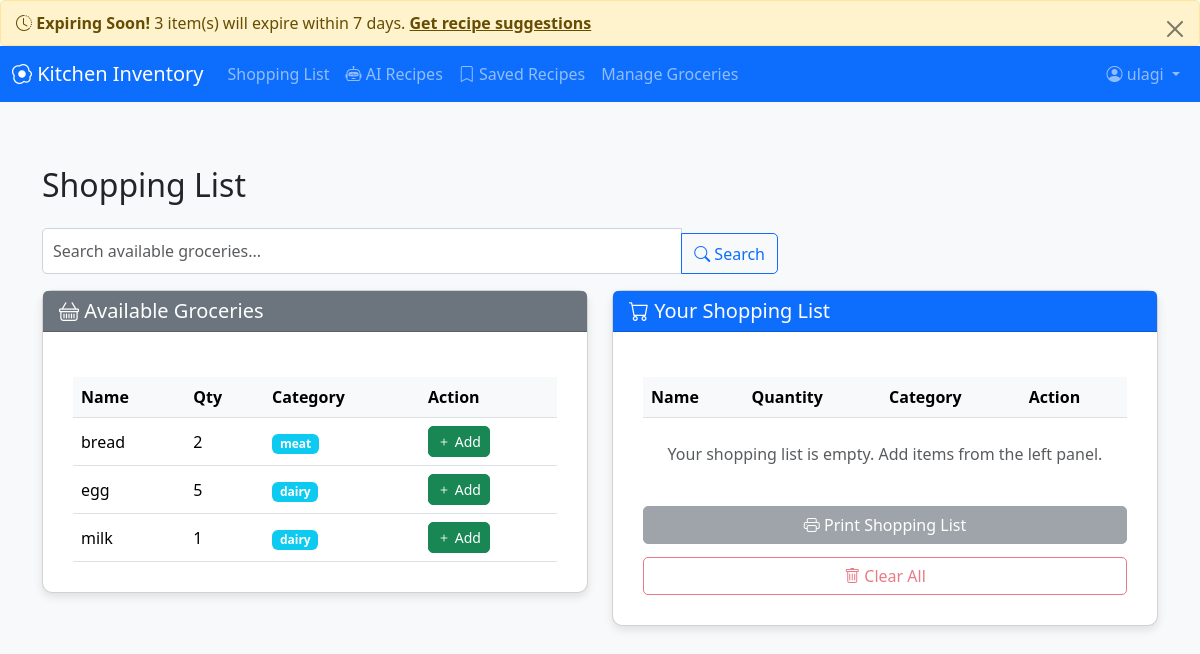
The page /shopping/ (signed in) on the database as committed earlier.
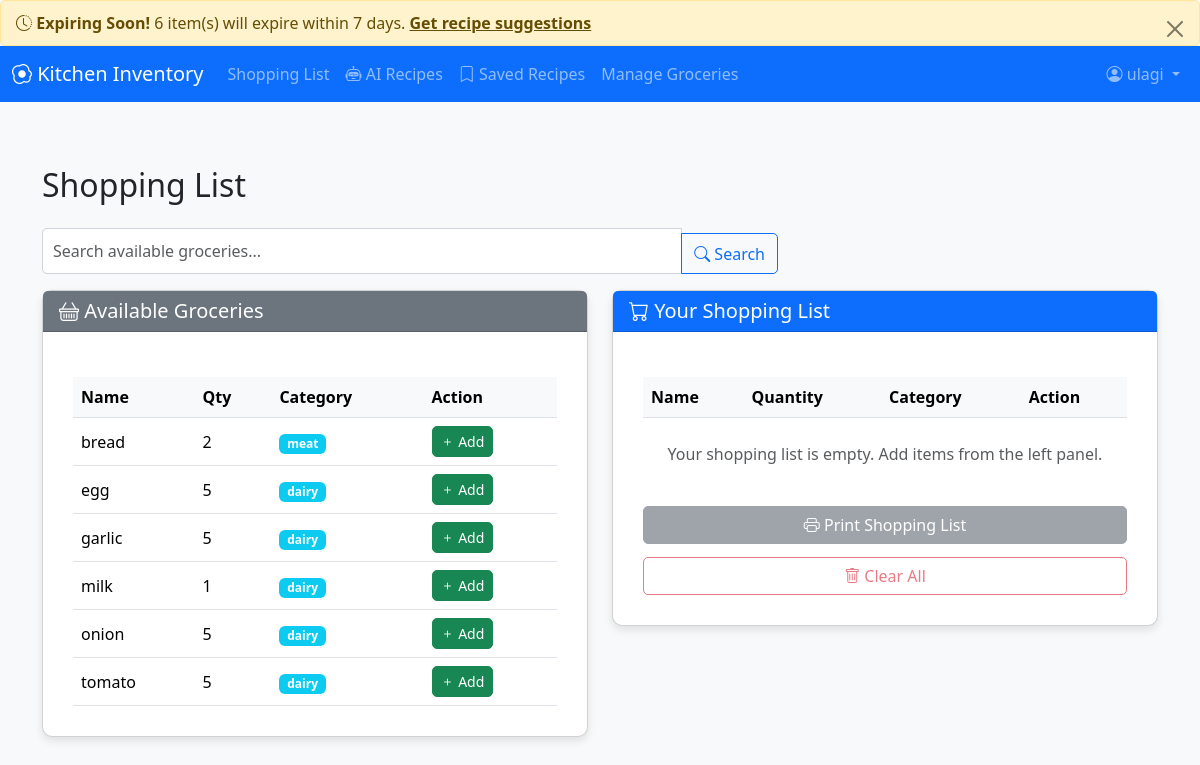
The same page on the database as committed later.
### food/models.py (models this page shows, shortened)
class Grocery(models.Model):
    grocery_name = models.CharField(max_length=200)
    ex_date = models.DateField()
    quantity = models.PositiveIntegerField(default=1)
    grocerie_type = models.ForeignKey(GroceryType, on_delete=models.CASCADE)
    user = models.ForeignKey(User, on_delete=models.CASCADE)
    class Meta:
        db_table = 'food_groceries'  # matches existing table

class GroceryType(models.Model):
    type_name = models.CharField(max_length=100)
    class Meta:
        db_table = 'food_groceries_type'  # matches existing table

### food/views.py (the view)
# urls.py: path('shopping/', views.shopping_list, name='shopping'),
@login_required
def shopping_list(request):
    search_query = request.GET.get('search', '').strip()
    shop_list = ShoppingList.objects.filter(user=request.user).select_related('grocery', 'grocery__grocerie_type')
    groceries = Grocery.objects.filter(user=request.user).select_related('grocerie_type')
    if search_query:
        groceries = groceries.filter(
            Q(grocery_name__icontains=search_query) |
            Q(grocerie_type__type_name__icontains=search_query)
        )
    groceries = groceries.order_by('grocery_name')
    return render(request, 'food/shopping.html', {
        'shop_list': shop_list,
        'groceries': groceries,
        'search_query': search_query
    })

### core/authentication.py (called while the page is built)
    def get_user(self, user_id):
        try:
            return User.objects.get(pk=user_id)
        except User.DoesNotExist:
            return None

### food/views.py (called while the page is built)
def get_expiry_warnings(user):
    today = date.today()
    expired = Grocery.objects.filter(
        user=user,
        ex_date__lt=today
    ).select_related('grocerie_type')
    expiring_soon = Grocery.objects.filter(
        user=user,
        ex_date__gte=today,
        ex_date__lte=today + timedelta(days=7)
    ).select_related('grocerie_type')
    return {
        'expired': expired,
        'expiring_soon': expiring_soon,
        'expired_count': expired.count(),
        'expiring_soon_count': expiring_soon.count()
    }

def add_expiry_warnings(request):
    if request.user.is_authenticated:
        warnings = get_expiry_warnings(request.user)
        return {'expiry_warnings': warnings}
    return {}

### templates/food/shopping.html (shortened to what this page needs)
{% extends 'food/base.html' %}
{% block content %}
<h2 class="mb-4">Shopping List</h2>
<form method="get" class="row mb-3">
    <div class="col-md-8">
        <div class="input-group">
            <input type="search"
                   class="form-control"
                   placeholder="Search available groceries..."
                   id="searchInput"
                   name="search"
                   value="{{ search_query|default:'' }}">
            <button type="submit" class="btn btn-outline-primary">
                <i class="bi bi-search"></i> Search
            </button>
        </div>
    </div>
</form>
<div class="row">
    <div class="col-md-6 mb-4">
        <div class="card">
            <div class="card-header bg-secondary text-white">
                <h5 class="mb-0"><i class="bi bi-basket"></i> Available Groceries</h5>
            </div>
            <div class="card-body">
                <div class="table-responsive" style="max-height: 500px; overflow-y: auto;">
                    <table class="table table-hover align-middle mb-0">
                        <thead class="table-light sticky-top">
                            <tr>
                                <th>Name</th>
                                <th>Qty</th>
                                <th>Category</th>
                                <th>Action</th>
                            </tr>
                        </thead>
                        <tbody>
                            {% for grocery in groceries %}
                            <tr>
                                <td>{{ grocery.grocery_name }}</td>
                                <td>{{ grocery.quantity }}</td>
                                <td><span class="badge bg-info">{{ grocery.grocerie_type.type_name }}</span></td>
                                <td>
                                    <button class="btn btn-sm btn-success add-btn"
                                            data-id="{{ grocery.id }}"
                                            data-name="{{ grocery.grocery_name }}"
                                            data-qty="{{ grocery.quantity }}"
                                            data-category="{{ grocery.grocerie_type.type_name }}">
                                        <i class="bi bi-plus"></i> Add
                                    </button>
                                </td>
                            </tr>
                            {% endfor %}
                        </tbody>
                    </table>
                </div>
            </div>
        </div>
    </div>
    <div class="col-md-6 mb-4">
        <div class="card">
            <div class="card-header bg-primary text-white">
                <h5 class="mb-0"><i class="bi bi-cart"></i> Your Shopping List</h5>
            </div>
            <div class="card-body">
                <div class="table-responsive" style="max-height: 500px; overflow-y: auto;">
                    <table class="table table-hover align-middle mb-0" id="shoppingListTable">
                        <thead class="table-light sticky-top">
                            <tr>
                                <th>Name</th>
                                <th>Quantity</th>
                                <th>Category</th>
                                <th>Action</th>
                            </tr>
                        </thead>
                    </table>
                    <div id="emptyMessage" class="text-center text-muted py-4">
                        Your shopping list is empty. Add items from the left panel.
                    </div>
                </div>
                <div class="mt-3 d-grid gap-2">
                    <button id="printButton" class="btn btn-secondary" disabled>
                        <i class="bi bi-printer"></i> Print Shopping List
                    </button>
                    <button id="clearAllButton" class="btn btn-outline-danger" disabled>
                        <i class="bi bi-trash"></i> Clear All
                    </button>
                </div>
            </div>
        </div>
    </div>
</div>
{% endblock %}

### templates/food/base.html (shortened to what this page needs)
{% load static %}
<!DOCTYPE html>
<html lang="en">
<head>
    <link href="https://cdn.jsdelivr.net/npm/bootstrap@5.3.3/dist/css/bootstrap.min.css" rel="stylesheet">
    <link rel="stylesheet" href="{% static 'css/custom.css' %}">
    <link rel="stylesheet" href="https://cdn.jsdelivr.net/npm/bootstrap-icons@1.11.3/font/bootstrap-icons.css">
</head>
<body>
    {% if expiry_warnings %}
        {% if expiry_warnings.expiring_soon_count > 0 %}
        <div class="alert alert-warning alert-dismissible fade show m-0" role="alert">
            <i class="bi bi-clock-history"></i>
            <strong>Expiring Soon!</strong> {{ expiry_warnings.expiring_soon_count }} item(s) will expire within 7 days.
            <a href="{% url 'suggest_recipes' %}" class="alert-link">Get recipe suggestions</a>
            <button type="button" class="btn-close" data-bs-dismiss="alert" aria-label="Close"></button>
        </div>
        {% endif %}
    {% endif %}
    <nav class="navbar navbar-expand-lg navbar-dark bg-primary">
        <div class="container-fluid">
            <a class="navbar-brand" href="{% url 'index' %}"><i class="bi bi-egg-fried"></i> Kitchen Inventory</a>
            <div class="collapse navbar-collapse" id="navbarNav">
                <ul class="navbar-nav me-auto mb-2 mb-lg-0">
                    <li class="nav-item"><a class="nav-link" href="{% url 'shopping' %}">Shopping List</a></li>
                    <li class="nav-item"><a class="nav-link" href="{% url 'suggest_recipes' %}">
                        <i class="bi bi-robot"></i> AI Recipes
                    </a></li>
                    <li class="nav-item"><a class="nav-link" href="{% url 'view_saved_recipes' %}">
                        <i class="bi bi-bookmark"></i> Saved Recipes
                    </a></li>
                    <li class="nav-item"><a class="nav-link" href="{% url 'index' %}">Manage Groceries</a></li>
                </ul>
                <ul class="navbar-nav ms-auto mb-2 mb-lg-0">
                    {% if user.is_authenticated %}
                    <li class="nav-item dropdown">
                        <a class="nav-link dropdown-toggle" href="#" role="button" data-bs-toggle="dropdown">
                            <i class="bi bi-person-circle"></i> {{ user.username }}
                        </a>
                    </li>
                    {% else %}
                    <li class="nav-item"><a class="nav-link" href="{% url 'signin' %}">Sign In</a></li>
                    <li class="nav-item"><a class="nav-link" href="{% url 'signup' %}">Sign Up</a></li>
                    {% endif %}
                </ul>
            </div>
        </div>
    </nav>
    <div class="container mt-5 pt-3">
        {% block content %}{% endblock %}
    </div>
</body>
</html>

### static/css/custom.css (style rules this page uses)
body { font-family: 'Segoe UI', Tahoma, Geneva, Verdana, sans-serif; background-color: #f8f9fa; margin: 0; padding: 0; }
.card { border-radius: 10px; box-shadow: 0 4px 8px rgba(0,0,0,0.1); margin-bottom: 20px; }
.btn { border-radius: 5px; transition: all 0.3s ease; }
.form-control { border-radius: 5px; border: 1px solid #ced4da; padding: 10px; }
table { width: 100%; border-collapse: collapse; margin-top: 15px; }
table th, table td { padding: 10px; text-align: left; border-bottom: 1px solid #dee2e6; }
table th { background-color: #e9ecef; }
.alert { border-radius: 5px; padding: 10px 15px; margin-bottom: 15px; }
.card-body { padding: 30px; }
.btn-outline-primary, .btn-outline-danger, .btn-outline-info, .btn-outline-dark { margin-top: 5px; }

Rows that differ between the two databases and show on the page:
added Grocery: grocery_name "garlic", quantity "5", grocerie_type.type_name "dairy"
added Grocery: grocery_name "onion", quantity "5", grocerie_type.type_name "dairy"
added Grocery: grocery_name "tomato", quantity "5", grocerie_type.type_name "dairy"
Other text that changed with them:
{{ expiry_warnings.expiring_soon_count }}: "3" → "6"
